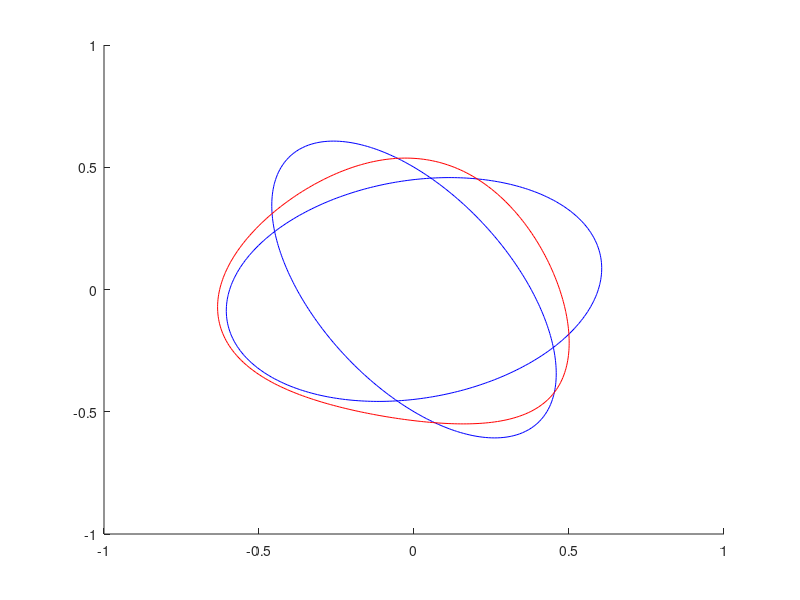

This chart was generated by the following MATLAB code:
function level_curve3

P1 = [7 3;3 4];
%P2 = [1.6 1; 1 1.8];

th = pi/4;
R = [cos(th) -sin(th);sin(th) cos(th)];
P2 = R*P1;

P = {P1, P2, P2};

figure;
hold on
for i = 1:2
    x1 = -1:0.01:1;
    x2 = -1:0.01:1;
    [X1,X2] = meshgrid(x1,x2);
    Z = X1.*P{i}(1,1).*X1 + X2.*P{i}(2,2).*X2 + 2*X1.*P{i}(1,2).*X2;
    %figure
    %contour(X1,X2,Z,'ShowText','on')
    v = [1,1];
    contour(X1,X2,Z,v,'LineColor','b');
end
hold off

%generate the exponents of the monomials to create the variables P_k
vertices = 2;
deg = 2;
Kalpha = gen_coefs(vertices,deg);


%h1 = (1+cos(x1))/2;
%h2 = 1 - h1;
%figure;
hold on
x1 = -1:0.01:1;
x2 = -1:0.01:1;
[X1,X2] = meshgrid(x1,x2);
h1 = (1+X1)/2;
h2 = 1 - h1;
Pa11 = zeros(1); Pa22 = zeros(1); Pa12 = zeros(1);
for i = 1:length(Kalpha)
    Pa11 = Pa11 + h1.^Kalpha(i,2).*h2.^Kalpha(i,1).*P{i}(1,1);
    Pa22 = Pa22 + h1.^Kalpha(i,2).*h2.^Kalpha(i,1).*P{i}(2,2);
    Pa12 = Pa12 + h1.^Kalpha(i,2).*h2.^Kalpha(i,1).*P{i}(1,2);
end
Z = X1.*Pa11.*X1 + X2.*Pa22.*X2 + 2*X1.*Pa12.*X2;
%figure
%contour(X1,X2,Z,'ShowText','on')
v = [1,1];
contour(X1,X2,Z,v,'LineColor','r');
hold off

return
Pc{1}=P;
level_curve(Pc, 1, 'b')



%___________________________________________________________________________________________________
function [comb] = gen_coefs(vertices,degree)
%generates all the solutions of: a_1 + a_2 + ... + a_vertices = degree

name = strcat('comb_N',int2str(vertices),'d',int2str(degree),'.mat');
if exist(name,'file') == 2
    load(name);
else
    comb = [];
    if vertices == 1
        comb = degree;
    else
        for i = 0:degree
            temp = gen_coefs(vertices-1,degree-i);
            comb   = [ comb
                i*ones(size(temp,1),1) temp ];
        end
    end
end
